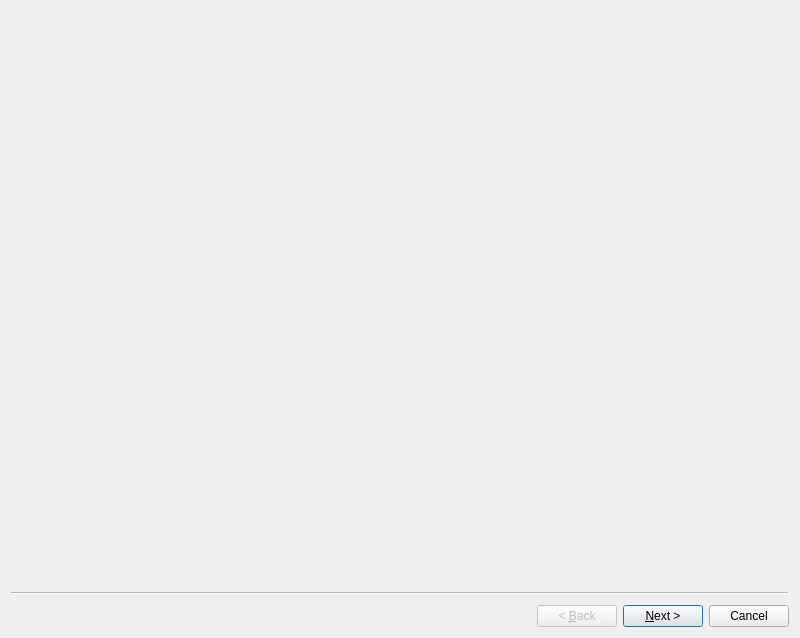
<?xml version="1.0" encoding="UTF-8"?>
<ui version="4.0">
 <class>NewVideoWizard</class>
 <widget class="QWizard" name="NewVideoWizard">
  <property name="geometry">
   <rect>
    <x>0</x>
    <y>0</y>
    <width>800</width>
    <height>638</height>
   </rect>
  </property>
  <property name="windowTitle">
   <string>Wizard</string>
  </property>
  <widget class="QWizardPage" name="addAnnotationsPage">
   <layout class="QVBoxLayout" name="verticalLayout_2">
    <item>
     <layout class="QVBoxLayout" name="verticalLayout"/>
    </item>
   </layout>
  </widget>
  <widget class="QWizardPage" name="addKeywordsPage"/>
  <widget class="QWizardPage" name="uploadPage"/>
 </widget>
 <resources/>
 <connections/>
</ui>
